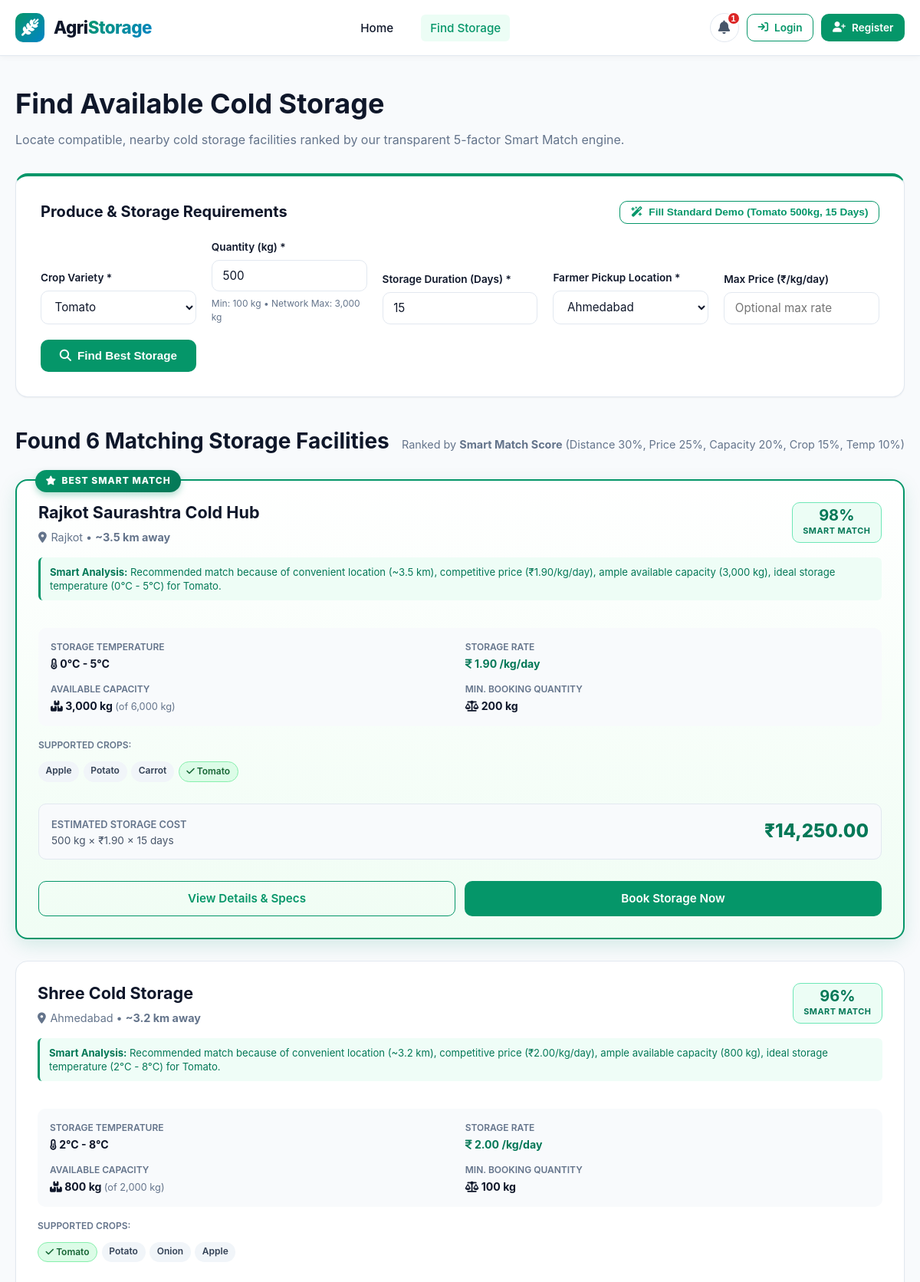
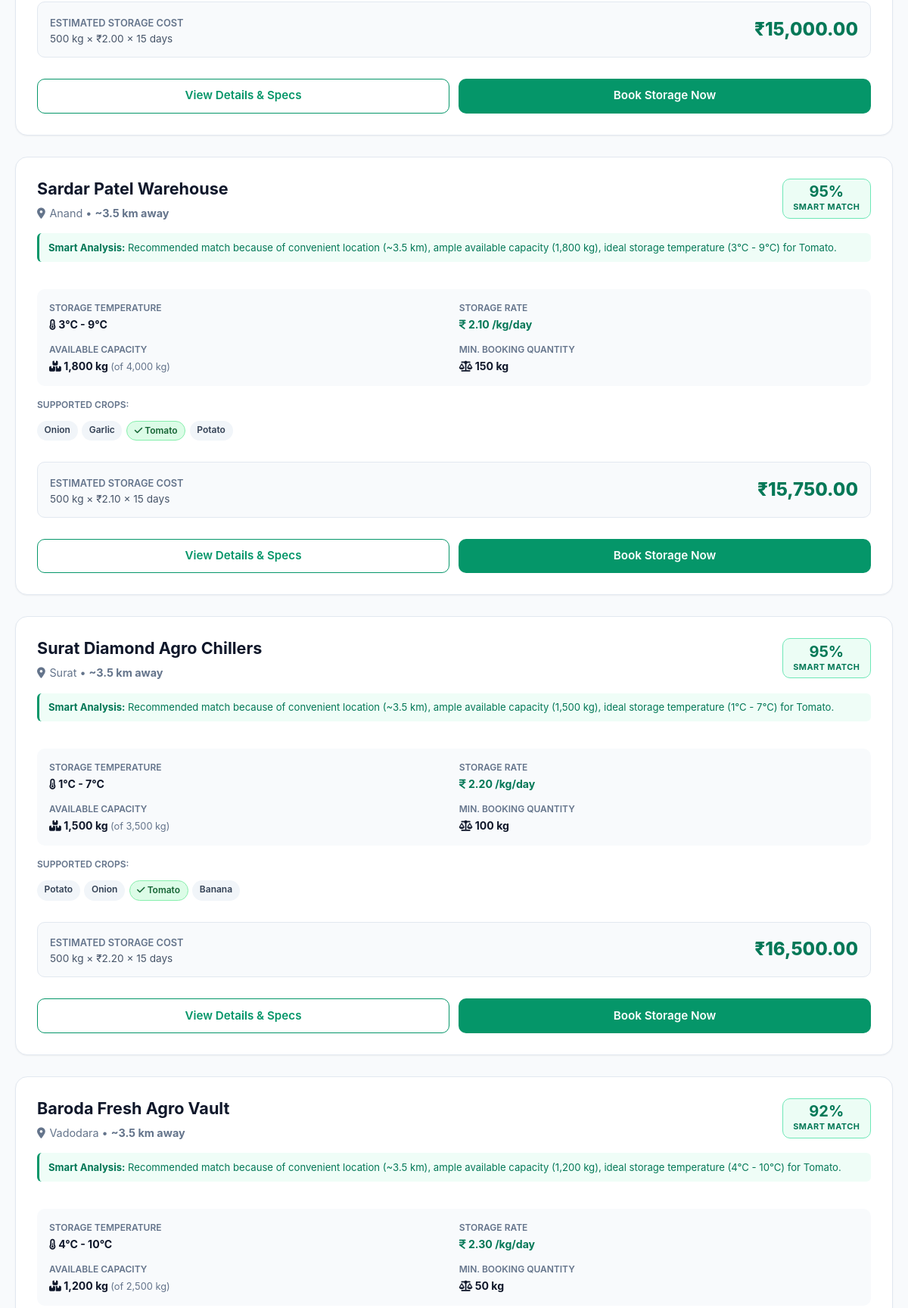
/search.php?crop=Tomato&quantity=500&duration=15&location=Ahmedabad (upper part), run on the app's committed database (2 pictures, top to bottom).
### tables this page shows
CREATE TABLE `cold_storages` (
  `id` INT NOT NULL AUTO_INCREMENT,
  `owner_id` INT NOT NULL,
  `name` VARCHAR(150) NOT NULL,
  `location` VARCHAR(150) NOT NULL,
  `available_capacity` DECIMAL(10,2) NOT NULL,
  `total_capacity` DECIMAL(10,2) NOT NULL,
  `temperature` VARCHAR(50) NOT NULL,
  `price_per_kg` DECIMAL(10,2) NOT NULL,
  `supported_crops` TEXT NOT NULL,
  `minimum_quantity` DECIMAL(10,2) NOT NULL DEFAULT 50.00,
  `contact` VARCHAR(20) NOT NULL,
  `status` ENUM('Available', 'Full', 'Inactive') NOT NULL DEFAULT 'Available',
  `created_at` TIMESTAMP NOT NULL DEFAULT CURRENT_TIMESTAMP,
  PRIMARY KEY (`id`),
  INDEX `idx_storage_owner` (`owner_id`),
  INDEX `idx_storage_status` (`status`),
  INDEX `idx_storage_location` (`location`),
  CONSTRAINT `fk_storage_owner` FOREIGN KEY (`owner_id`) REFERENCES `users` (`id`) ON DELETE CASCADE
);

### search.php (the view, shortened to what the rows shown need)
<?php
require_once __DIR__ . '/includes/db.php';
require_once __DIR__ . '/includes/auth.php';
require_once __DIR__ . '/includes/smart-match.php';
$user = currentUser();
$crop           = trim($_GET['crop'] ?? '');
$quantity       = isset($_GET['quantity']) ? (float)$_GET['quantity'] : 0;
$duration       = isset($_GET['duration']) ? (int)$_GET['duration'] : 0;
$location       = trim($_GET['location'] ?? ($user['location'] ?? 'Ahmedabad'));
$hasSearched = !empty($crop) || $quantity > 0 || $duration > 0;
$validationErrors = [];
$results = [];
if ($hasSearched) {
    if (empty($validationErrors)) {
        try {
            $sql = "
                SELECT s.*, u.name as owner_name
                FROM cold_storages s
                JOIN users u ON s.owner_id = u.id
                WHERE s.status = 'Available'
                  AND s.available_capacity >= :qty
            ";
            $params = [':qty' => $quantity];
            $stmt = $pdo->prepare($sql);
            $stmt->execute($params);
            $allStorages = $stmt->fetchAll();
            $cropLower = strtolower($crop);
            foreach ($allStorages as $st) {
                $supportedList = array_map('trim', explode(',', strtolower($st['supported_crops'])));
                $isCompatible = false;
                if ($cropLower === 'other') {
                    $isCompatible = true;
                } else {
                    foreach ($supportedList as $sup) {
                        if (strpos($sup, $cropLower) !== false || strpos($cropLower, $sup) !== false) {
                            $isCompatible = true;
                            break;
                        }
                    }
                }
                if ($isCompatible) {
                    $matchData = calculateSmartMatch($st, $crop, $quantity, $duration, $location);
                    $st['smart_match'] = $matchData['score'];
                    $st['distance_km'] = $matchData['distance_km'];
                    $st['match_explanation'] = $matchData['explanation'];
                    $st['match_breakdown'] = $matchData['breakdown'];
                    $st['estimated_cost'] = $quantity * $st['price_per_kg'] * $duration;
                    $results[] = $st;
                }
            }
            usort($results, function($a, $b) {
                if ($a['smart_match'] === $b['smart_match']) {
                    return $a['price_per_kg'] <=> $b['price_per_kg'];
                }
                return $b['smart_match'] <=> $a['smart_match'];
            });
        } catch (PDOException $e) {
            $validationErrors[] = 'Failed to fetch storages from database: ' . $e->getMessage();
        }
    }
}
require_once __DIR__ . '/includes/header.php';
?>
<div class="container" style="padding: 2.5rem 1.25rem;">
    <div style="margin-bottom: 2rem;">
        <h1>Find Available Cold Storage</h1>
    </div>
    <?php if ($hasSearched && empty($validationErrors)): ?>
        <div style="margin-bottom: 1.5rem; display: flex; justify-content: space-between; align-items: baseline; flex-wrap: wrap; gap: 0.5rem;">
            <h2>
                Found <?php echo count($results); ?> Matching Storage Facilities
            </h2>
        </div>
        <?php if (empty($results)): ?>
            <div class="card" style="text-align: center; padding: 3.5rem 1.5rem; border: 2px dashed var(--border-color);">
                <div style="font-size: 3.5rem; margin-bottom: 1rem; color: #94a3b8;"><i class="fa-solid fa-snowflake"></i></div>
                <h3 style="color: #475569; font-size: 1.5rem;">No suitable cold storage found</h3>
                <p class="text-muted" style="max-width: 500px; margin: 0 auto 1.5rem; line-height: 1.6;">
                    None of our active cold storage facilities currently meet the exact combination of available capacity, crop temperature compatibility, and location.
                </p>
                <div style="background: #f8fafc; border: 1px solid var(--border-color); border-radius: var(--radius-md); max-width: 480px; margin: 0 auto 2rem; padding: 1.25rem; text-align: left;">
                    <div style="font-weight: 700; margin-bottom: 0.5rem; color: var(--text-dark);"><i class="fa-solid fa-lightbulb" style="color: var(--accent-gold);"></i> Recommended Adjustments:</div>
                    <ul style="padding-left: 1.25rem; font-size: 0.9rem; color: #475569; line-height: 1.7;">
                        <li><strong>Reduce quantity:</strong> Try splitting your produce into smaller batches (e.g., 300 kg instead of 500 kg).</li>
                        <li><strong>Try another location:</strong> Search with "Ahmedabad" for regional facilities.</li>
                        <li><strong>Adjust max price filter:</strong> Remove rate restrictions if any were set.</li>
                        <li><strong>Adjust duration:</strong> Contact facilities for custom seasonal arrangements.</li>
                    </ul>
                </div>
                <a href="<?php echo base_url('search.php?crop=Tomato&quantity=500&duration=15&location=Ahmedabad'); ?>" class="btn btn-primary">
                    <i class="fa-solid fa-rotate-left"></i> Reset to Standard Demo Search
                </a>
            </div>
        <?php else: ?>
            <div style="display: flex; flex-direction: column; gap: 1.75rem;">
                <?php foreach ($results as $index => $s): ?>
                    <?php
                        $isBestMatch = ($index === 0);
                        $matchScore = $s['smart_match'];
                        $matchClass = ($matchScore >= 85) ? 'match-high' : (($matchScore >= 70) ? 'match-medium' : 'match-low');
                    ?>
                    <div class="storage-card <?php echo $isBestMatch ? 'best-match' : ''; ?>">
                        <?php if ($isBestMatch): ?>
                            <div class="best-match-badge">
                                <i class="fa-solid fa-star"></i> BEST SMART MATCH
                            </div>
                        <?php endif; ?>
                        <div class="storage-card-header">
                            <div>
                                <h3 class="storage-name"><?php echo e($s['name']); ?></h3>
                                <div class="storage-location">
                                    <span><i class="fa-solid fa-location-dot"></i></span>
                                    <span><?php echo e($s['location']); ?> &bull; <strong>~<?php echo e($s['distance_km']); ?> km away</strong></span>
                                </div>
                            </div>
                            <div class="match-pill <?php echo $matchClass; ?>">
                                <span class="match-score-value"><?php echo $matchScore; ?>%</span>
                                <span class="match-score-label">Smart Match</span>
                            </div>
                        </div>
                        <div class="match-explanation">
                            <strong>Smart Analysis:</strong> <?php echo e($s['match_explanation']); ?>
                        </div>
                        <div class="storage-specs">
                            <div class="spec-item">
                                <span class="spec-label">Storage Temperature</span>
                                <span class="spec-value"><i class="fa-solid fa-temperature-half"></i> <?php echo e($s['temperature']); ?></span>
                            </div>
                            <div class="spec-item">
                                <span class="spec-label">Storage Rate</span>
                                <span class="spec-value" style="color: var(--primary-dark);"><i class="fa-solid fa-indian-rupee-sign"></i> <?php echo number_format($s['price_per_kg'], 2); ?> /kg/day</span>
                            </div>
                            <div class="spec-item">
                                <span class="spec-label">Available Capacity</span>
                                <span class="spec-value">
                                    <i class="fa-solid fa-boxes-stacked"></i> <?php echo number_format($s['available_capacity']); ?> kg
                                    <span class="text-muted" style="font-weight: 400; font-size: 0.8rem;">(of <?php echo number_format($s['total_capacity']); ?> kg)</span>
                                </span>
                            </div>
                            <div class="spec-item">
                                <span class="spec-label">Min. Booking Quantity</span>
                                <span class="spec-value"><i class="fa-solid fa-scale-balanced"></i> <?php echo number_format($s['minimum_quantity']); ?> kg</span>
                            </div>
                        </div>
                        <div style="margin-bottom: 1rem;">
                            <span class="spec-label" style="display: block; margin-bottom: 0.35rem;">Supported Crops:</span>
                            <div class="crops-tag-container">
                                <?php
                                    $cropsArr = array_map('trim', explode(',', $s['supported_crops']));
                                    foreach ($cropsArr as $c):
                                        $isCur = (strtolower($c) === strtolower($crop));
                                ?>
                                    <span class="crop-tag <?php echo $isCur ? 'highlight' : ''; ?>">
                                        <?php if ($isCur): ?><i class="fa-solid fa-check"></i> <?php endif; ?><?php echo e($c); ?>
                                    </span>
                                <?php endforeach; ?>
                            </div>
                        </div>
                        <div style="background: #f8fafc; border: 1px solid var(--border-color); border-radius: var(--radius-md); padding: 0.85rem 1rem; margin-bottom: 1.25rem; display: flex; justify-content: space-between; align-items: center; flex-wrap: wrap; gap: 0.5rem;">
                            <div>
                                <span style="font-size: 0.8rem; color: var(--text-muted); text-transform: uppercase; font-weight: 600;">Estimated Storage Cost</span>
                                <div style="font-size: 0.85rem; color: #475569;">
                                    <?php echo e($quantity); ?> kg × ₹<?php echo number_format($s['price_per_kg'], 2); ?> × <?php echo e($duration); ?> days
                                </div>
                            </div>
                            <div style="font-size: 1.5rem; font-weight: 800; color: var(--primary-dark);">
                                ₹<?php echo number_format($s['estimated_cost'], 2); ?>
                            </div>
                        </div>
                        <div class="storage-card-actions">
                            <a href="<?php echo base_url('storage-details.php?id=' . $s['id'] . '&crop=' . urlencode($crop) . '&quantity=' . $quantity . '&duration=' . $duration . '&location=' . urlencode($location)); ?>" class="btn btn-outline-primary">
                                View Details & Specs
                            </a>
                            <a href="<?php echo base_url('booking.php?storage_id=' . $s['id'] . '&crop=' . urlencode($crop) . '&quantity=' . $quantity . '&duration=' . $duration); ?>" class="btn btn-primary">
                                Book Storage Now
                            </a>
                        </div>
                    </div>
                <?php endforeach; ?>
            </div>
        <?php endif; ?>
    <?php endif; ?>
</div>
<?php require_once __DIR__ . '/includes/footer.php'; ?>

### data on the page
cold_storages: shows "BEST SMART MATCH", name "Rajkot Saurashtra Cold Hub", location "Rajkot", distance_km "3.5", matchScore "98", match_explanation "Recommended match because of convenient location (~3.5 km), competitive price (₹1.90/kg/day), ample available capacity (3,000 kg), ideal storage temperature (0°C - 5°C) for Tomato.", temperature "0°C - 5°C", price_per_kg "1.90", available_capacity "3,000", total_capacity "6,000", minimum_quantity "200", supported_crops "Apple", supported_crops "Potato", supported_crops "Carrot", supported_crops "Tomato", estimated_cost "14,250.00"
cold_storages: name "Shree Cold Storage", location "Ahmedabad", distance_km "3.2", matchScore "96", match_explanation "Recommended match because of convenient location (~3.2 km), competitive price (₹2.00/kg/day), ample available capacity (800 kg), ideal storage temperature (2°C - 8°C) for Tomato.", temperature "2°C - 8°C", price_per_kg "2.00", available_capacity "800", total_capacity "2,000", minimum_quantity "100", supported_crops "Tomato", supported_crops "Potato", supported_crops "Onion", supported_crops "Apple", estimated_cost "15,000.00"
cold_storages: name "Sardar Patel Warehouse", location "Anand", distance_km "3.5", matchScore "95", match_explanation "Recommended match because of convenient location (~3.5 km), ample available capacity (1,800 kg), ideal storage temperature (3°C - 9°C) for Tomato.", temperature "3°C - 9°C", price_per_kg "2.10", available_capacity "1,800", total_capacity "4,000", minimum_quantity "150", supported_crops "Onion", supported_crops "Garlic", supported_crops "Tomato", supported_crops "Potato", estimated_cost "15,750.00"
cold_storages: name "Surat Diamond Agro Chillers", location "Surat", distance_km "3.5", matchScore "95", match_explanation "Recommended match because of convenient location (~3.5 km), ample available capacity (1,500 kg), ideal storage temperature (1°C - 7°C) for Tomato.", temperature "1°C - 7°C", price_per_kg "2.20", available_capacity "1,500", total_capacity "3,500", minimum_quantity "100", supported_crops "Potato", supported_crops "Onion", supported_crops "Tomato", supported_crops "Banana", estimated_cost "16,500.00"
cold_storages: name "Baroda Fresh Agro Vault", location "Vadodara", distance_km "3.5", matchScore "92", match_explanation "Recommended match because of convenient location (~3.5 km), ample available capacity (1,200 kg), ideal storage temperature (4°C - 10°C) for Tomato.", temperature "4°C - 10°C", price_per_kg "2.30", available_capacity "1,200", total_capacity "2,500", minimum_quantity "50"

### other printed values
$badgeCount "1"
$maxAvailableAll "3,000"
count($results) "6"
